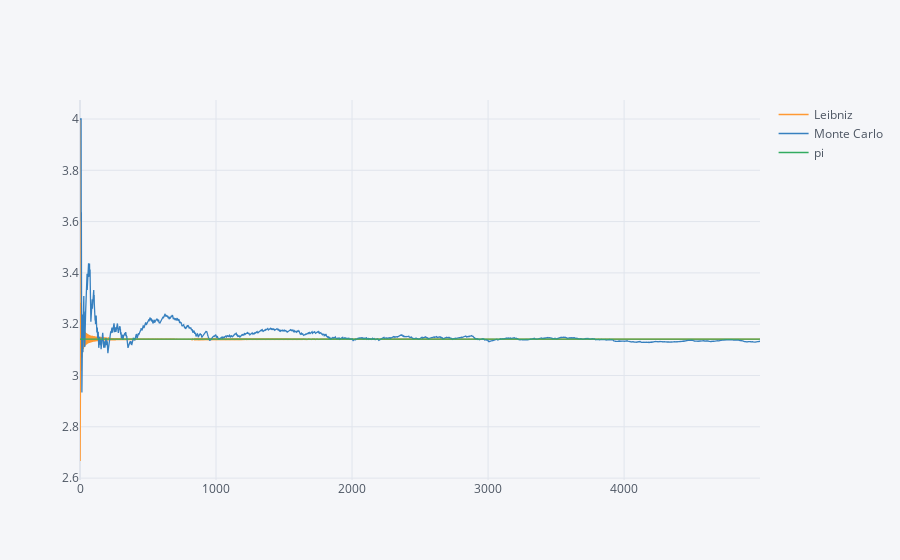

Notebook source saved alongside this figure:
### Code cell
pi_df.iplot()

### Figure 1 — Plotly figure (JSON) as saved in the notebook; plotly's stock layout.template omitted (floating-point values rounded to 4 significant figures; data arrays with more than 128 entries replaced by an {"elided": "..."} marker saying what was removed)
{"data": [{"line": {"color": "rgba(255, 153, 51, 1.0)", "dash": "solid", "shape": "linear", "width": 1.3}, "mode": "lines", "name": "Leibniz", "text": "", "type": "scatter", "x": {"elided": "5000 int values"}, "y": {"elided": "5000 float values"}}, {"line": {"color": "rgba(55, 128, 191, 1.0)", "dash": "solid", "shape": "linear", "width": 1.3}, "mode": "lines", "name": "Monte Carlo", "text": "", "type": "scatter", "x": {"elided": "5000 int values"}, "y": {"elided": "5000 float values"}}, {"line": {"color": "rgba(50, 171, 96, 1.0)", "dash": "solid", "shape": "linear", "width": 1.3}, "mode": "lines", "name": "pi", "text": "", "type": "scatter", "x": {"elided": "5000 int values"}, "y": {"elided": "5000 float values"}}], "layout": {"legend": {"bgcolor": "#F5F6F9", "font": {"color": "#4D5663"}}, "paper_bgcolor": "#F5F6F9", "plot_bgcolor": "#F5F6F9", "title": {"font": {"color": "#4D5663"}}, "xaxis": {"gridcolor": "#E1E5ED", "showgrid": true, "tickfont": {"color": "#4D5663"}, "title": {"font": {"color": "#4D5663"}, "text": ""}, "zerolinecolor": "#E1E5ED"}, "yaxis": {"gridcolor": "#E1E5ED", "showgrid": true, "tickfont": {"color": "#4D5663"}, "title": {"font": {"color": "#4D5663"}, "text": ""}, "zerolinecolor": "#E1E5ED"}}}
